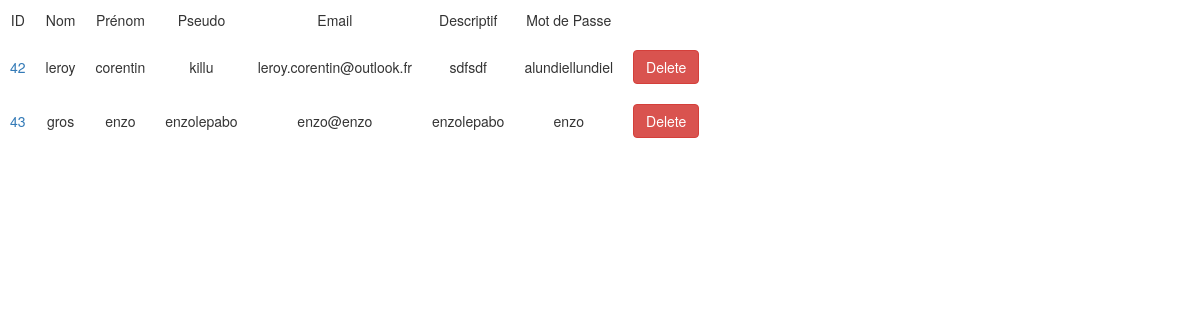
The page /Views/afficherJoueur.php on the database its author committed.
### tables this page shows
CREATE TABLE `Joueur` (
  `idJoueur` int(11) NOT NULL,
  `nom` varchar(45) DEFAULT NULL,
  `prenom` varchar(45) DEFAULT NULL,
  `pseudo` varchar(45) DEFAULT NULL,
  `email` varchar(45) DEFAULT NULL,
  `descriptif` varchar(45) DEFAULT NULL,
  `mdp` varchar(45) NOT NULL
);

### Class/Joueur.php (called while the page is built, shortened)
<?php
require_once 'Connexion.php';
class Joueur {
    public function __construct($id = null)
    {
        $this->db = new Connexion();
        $this->db = $this->db->dbConnect();
        $this->id = $id;
    }
    public function getJoueur()
    {
        $sql      = 'SELECT * FROM Joueur';
        $oQuery   = $this->db->prepare($sql);
        $oQuery->execute();
        $aGetJoueur	=	$oQuery->fetchAll();
        return $aGetJoueur;
    }
}

### Class/Connexion.php (called while the page is built, shortened)
<?php
class Connexion {
  public function dbConnect(){
    return new PDO('mysql:host=localhost;dbname=phppoo', 'root', 'root');
  }
}
?>

### Views/afficherJoueur.php (the view, shortened to what this page needs)
<?php
include '../Class/Joueur.php';
?>
<!DOCTYPE html>
<html>
<head>
    <link rel="stylesheet" href="https://maxcdn.bootstrapcdn.com/bootstrap/3.3.7/css/bootstrap.min.css">
    <link href="../css/style.css" rel="stylesheet">
</head>
<body>
<?php
$joueur = new Joueur();
$aJoueur = $joueur->getJoueur();
?>
<table>
    <tr>
        <td>ID</td>
        <td>Nom</td>
        <td>Prénom</td>
        <td>Pseudo</td>
        <td>Email</td>
        <td>Descriptif</td>
        <td>Mot de Passe</td>
    </tr>
    <?php
    foreach($aJoueur as $ajoueur)
    { ?>
        <tr>
            <td> <a href="joueurview.php?id=<?php echo $ajoueur['idJoueur'] ?>"><?php if(empty($ajoueur['idJoueur'])){echo 'null';}else{ echo $ajoueur['idJoueur'];}?></a></td>
            <td><?php if(empty($ajoueur['nom'])){echo 'null';}else{ echo $ajoueur['nom'];}?></td>
            <td><?php if(empty($ajoueur['prenom'])){echo 'null';}else{ echo $ajoueur['prenom'];}?></td>
            <td><?php if(empty($ajoueur['pseudo'])){echo 'null';}else{ echo $ajoueur['pseudo'];}?></td>
            <td><?php if(empty($ajoueur['email'])){echo 'null';}else{ echo $ajoueur['email'];}?></td>
            <td><?php if(empty($ajoueur['descriptif'])){echo 'null';}else{ echo $ajoueur['descriptif'];}?></td>
            <td><?php if(empty($ajoueur['mdp'])){echo 'null';}else{ echo $ajoueur['mdp'];}?></td>
            <td>
                <form class="" action="../Traitements/joueur.traitement.php?id=<?php echo $ajoueur['idJoueur'] ?>" method="post">
                    <button class="btn btn-danger">Delete</button>
                </form>
            </td>
        </tr>
    <?php  }
    ?>
</table>
</body>
</html>

### css/style.css (style rules this page uses)
td { padding:10px; text-align:center; }

### rows shown on the page
joueur: idJoueur "42", nom "leroy", prenom "corentin", pseudo "killu", email "leroy.corentin@outlook.fr", descriptif "sdfsdf", mdp "alundiellundiel"
joueur: idJoueur "43", nom "gros", prenom "enzo", pseudo "enzolepabo", email "enzo@enzo", descriptif "enzolepabo", mdp "enzo"
